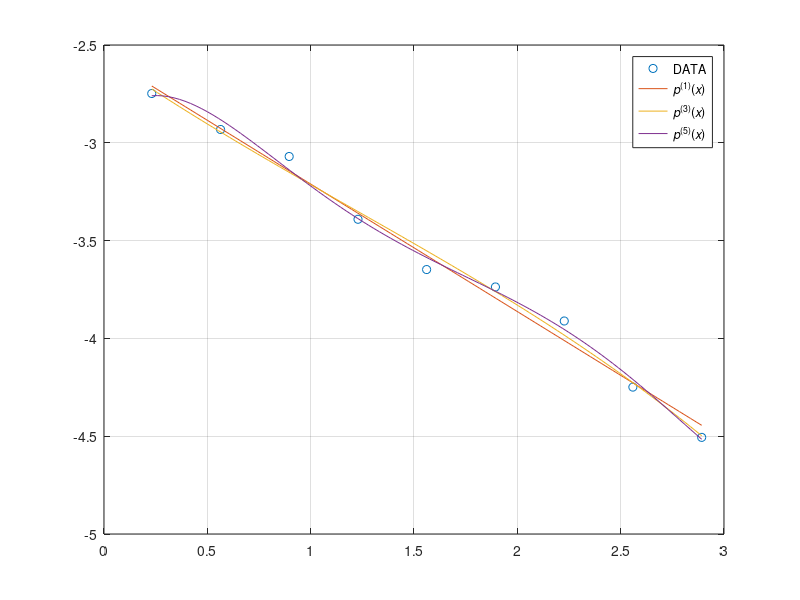
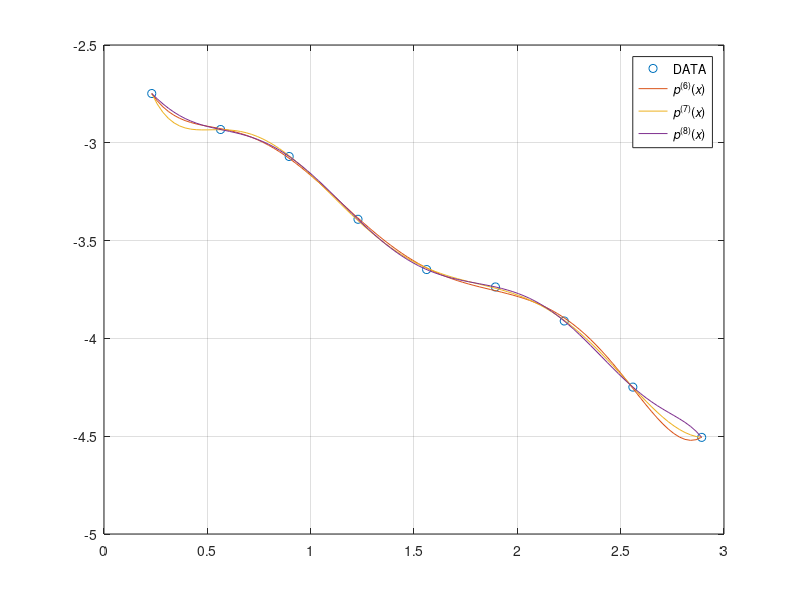

MATLAB code to generate these figures, in order:
clc; clear;
x = [0.231 0.564 0.896 1.229 1.561 1.894 2.227 2.559 2.892];
y = [-2.748 -2.932 -3.070 -3.391 -3.648 -3.737 -3.911 -4.249 -4.506];
p1 = polyfit(x, y, 1)
p3 = polyfit(x, y, 3)
p5 = polyfit(x, y, 5)
[p6, S6] = polyfit(x, y, 6)
[p7, S7] = polyfit(x, y, 7)
[p8, S8] = polyfit(x, y, 8)
xx = linspace(x(1), x(end), 100);
yy1 = polyval(p1, xx);
yy3 = polyval(p3, xx);
yy5 = polyval(p5, xx);
yy6 = polyval(p6, xx);
yy7 = polyval(p7, xx);
yy8 = polyval(p8, xx);
figure;
plot(x, y, 'o', xx, yy1, xx, yy3, xx, yy5)
legend('DATA', '{\itp}^{(1)}({\itx})', '{\itp}^{(3)}({\itx})','{\itp}^{(5)}({\itx})')
grid on;
figure;
plot(x, y, 'o', xx, yy6, xx, yy7, xx, yy8)
legend('DATA', '{\itp}^{(6)}({\itx})', '{\itp}^{(7)}({\itx})','{\itp}^{(8)}({\itx})')
grid on;
